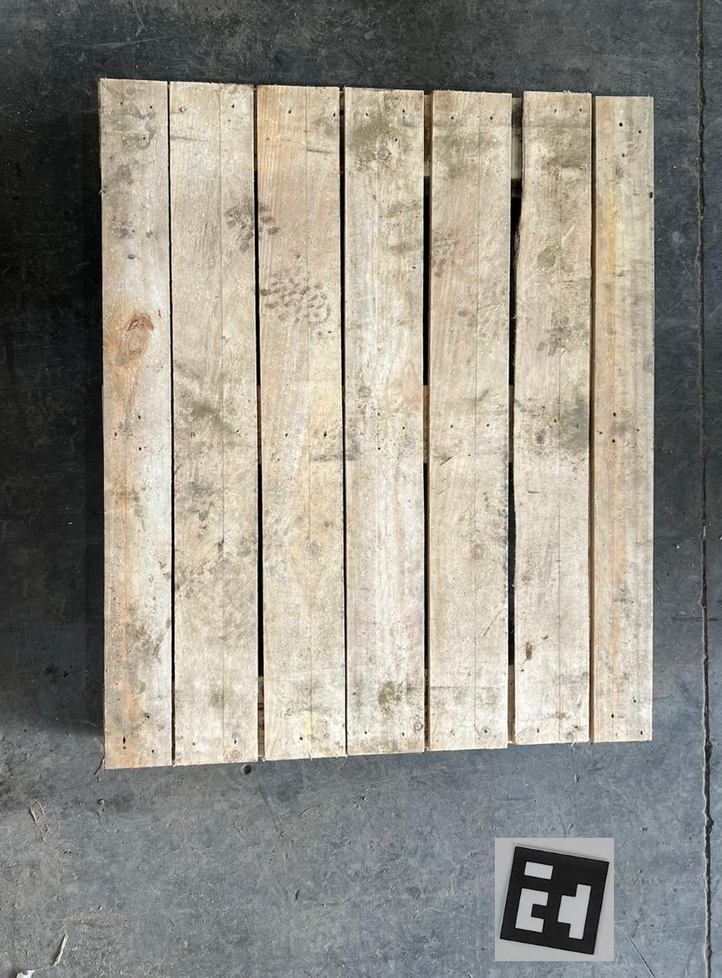
#> input picture SizeModule/arucoPalletTest.png, 722 x 978 px, shrunk from 855 x 1158 before the run
$ python -i object_detector.py   (imports and definitions only)
#> lines starting #> are read from the running program, lines starting #| are printed output that depends on the picture; after the words box and inside, x2 and y2 are one past the last pixel; in counts of white or black regions, pixels touching at a corner belong together
#> further down, picture is the input picture: shape (978, 722, 3); mean B, G, R 135.6, 144.8, 148.2
import cv2

class HomogeneousBgDetector():
    def __init__(self):
        pass

    def detect_objects(self, frame):
        # Convert Image to grayscale
        gray = cv2.cvtColor(frame, cv2.COLOR_BGR2GRAY)
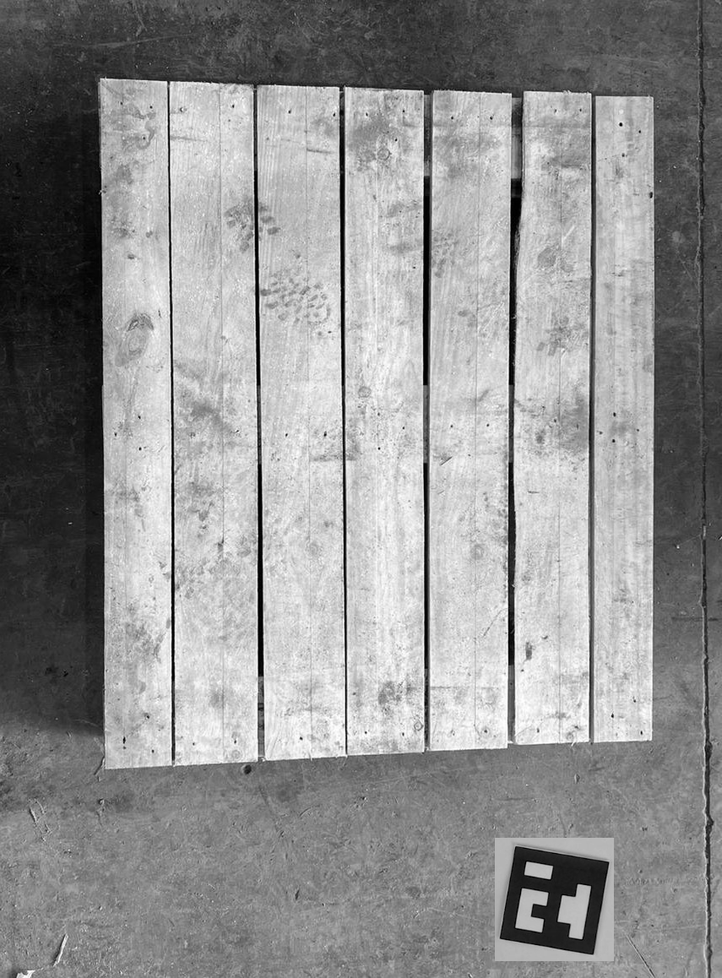
#> gray: shape (978, 722); min 0, max 255, mean 144.8

        # Create a Mask with adaptive threshold
        mask = cv2.adaptiveThreshold(gray, 255, cv2.ADAPTIVE_THRESH_MEAN_C, cv2.THRESH_BINARY_INV, 19, 5)
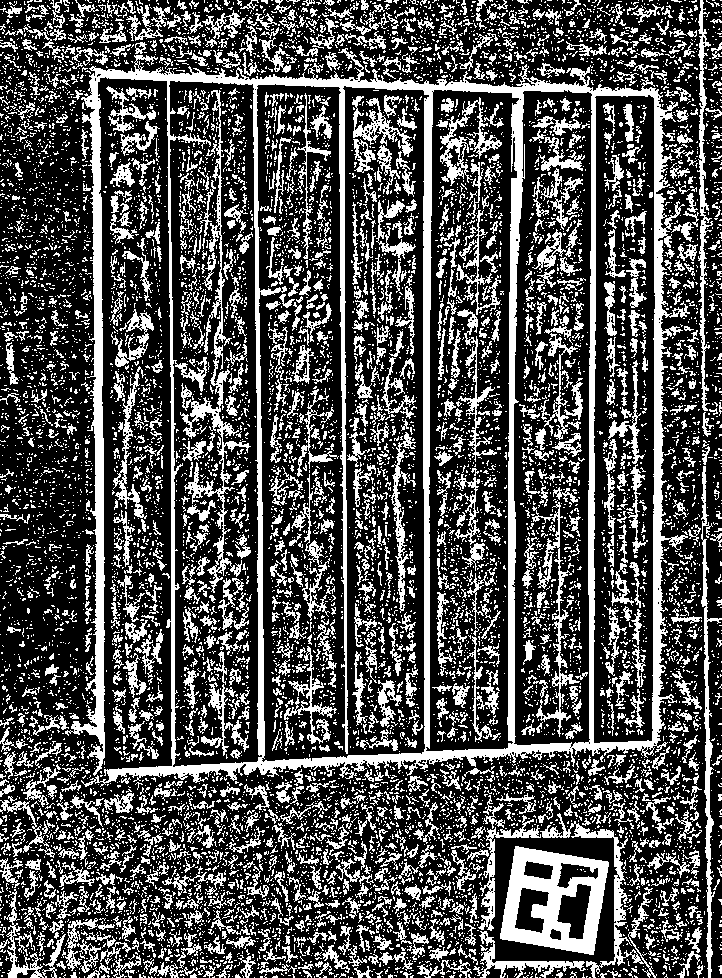
#> mask: shape (978, 722); 31.4% white; 11015 white regions (9524 under 20 px)

        # Find contours
        contours, _ = cv2.findContours(mask, cv2.RETR_EXTERNAL, cv2.CHAIN_APPROX_SIMPLE)
#> contours = 6834 contours, 6318 with area under 20; largest, box (x1, y1, x2, y2) and area: (65, 48, 690, 787) 342152, (500, 846, 609, 955) 8814, (540, 813, 657, 978) 1681, (701, 466, 722, 978) 1614, (697, 0, 713, 411) 1312

        # Initialize variables to track the two largest objects
        largest_areas = [0, 0]
        largest_contours = [None, None]

        for cnt in contours:
            area = cv2.contourArea(cnt)

            # If the current contour is larger than the second largest but smaller than the largest, update the second largest
            if area > largest_areas[1]:
                if area > largest_areas[0]:
                    largest_areas[1] = largest_areas[0]
                    largest_contours[1] = largest_contours[0]
                    largest_areas[0] = area
                    largest_contours[0] = cnt
                else:
                    largest_areas[1] = area
                    largest_contours[1] = cnt
#> this loop made 6834 passes
#> area on passes 141, 144, 155: 55.5, 29, 34.5
#> after the loop, largest_areas = [342152, 8814]; largest_contours = 2 contours; box (x1, y1, x2, y2) and area: (65, 48, 690, 787) 342152, (500, 846, 609, 955) 8814

        # Return the contours of the two largest objects
        return [contour for contour in largest_contours if contour is not None]

>>> import cv2
>>> picture = cv2.imread('arucoPalletTest.png')
>>> result = HomogeneousBgDetector().detect_objects(picture)
#> result has the same summary as largest_contours in detect_objects

$ run again, on SizeModule/P_A4.jpg
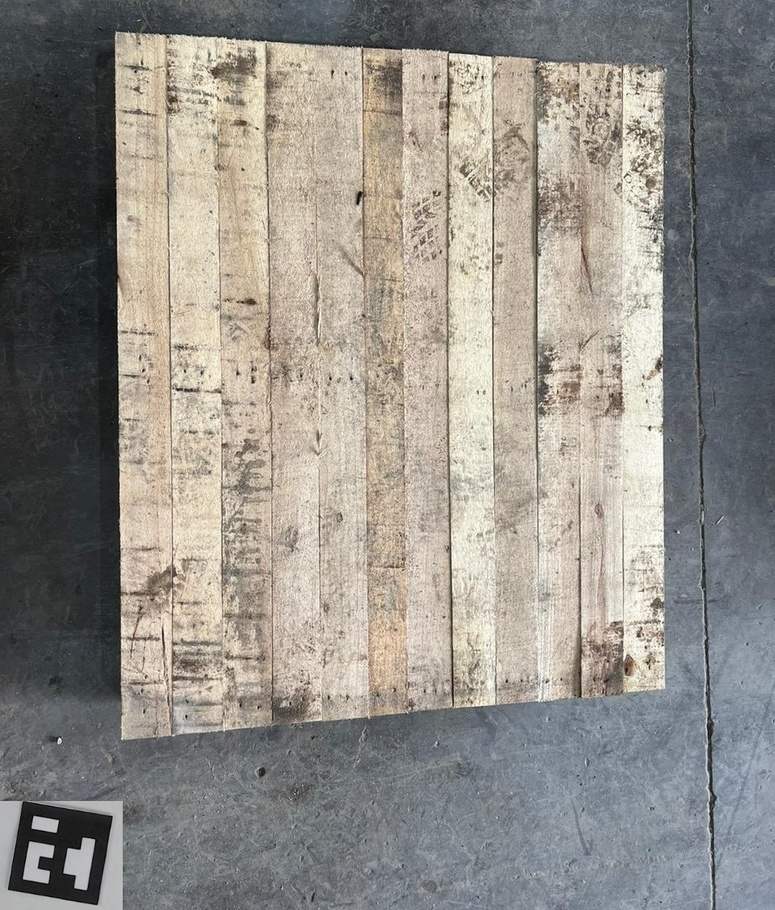
#> input picture SizeModule/P_A4.jpg, 775 x 910 px, shrunk from 960 x 1127 before the run
#> picture is the input picture: shape (910, 775, 3); mean B, G, R 135.7, 142, 145.7
#> in detect_objects, `gray = cv2.cvtColor(frame, cv2.COLOR_BGR2GRAY)`:
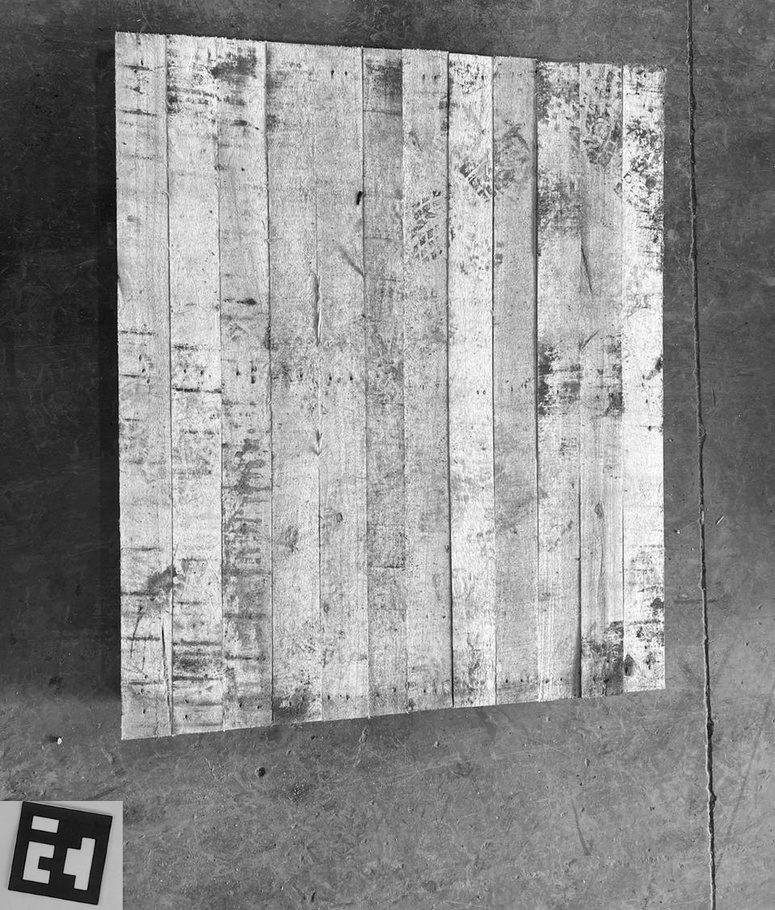
#> gray: shape (910, 775); min 0, max 255, mean 142.4
#> in detect_objects, `mask = cv2.adaptiveThreshold(gray, 255, cv2.ADAPTIVE_THRESH_MEAN_C, cv..`:
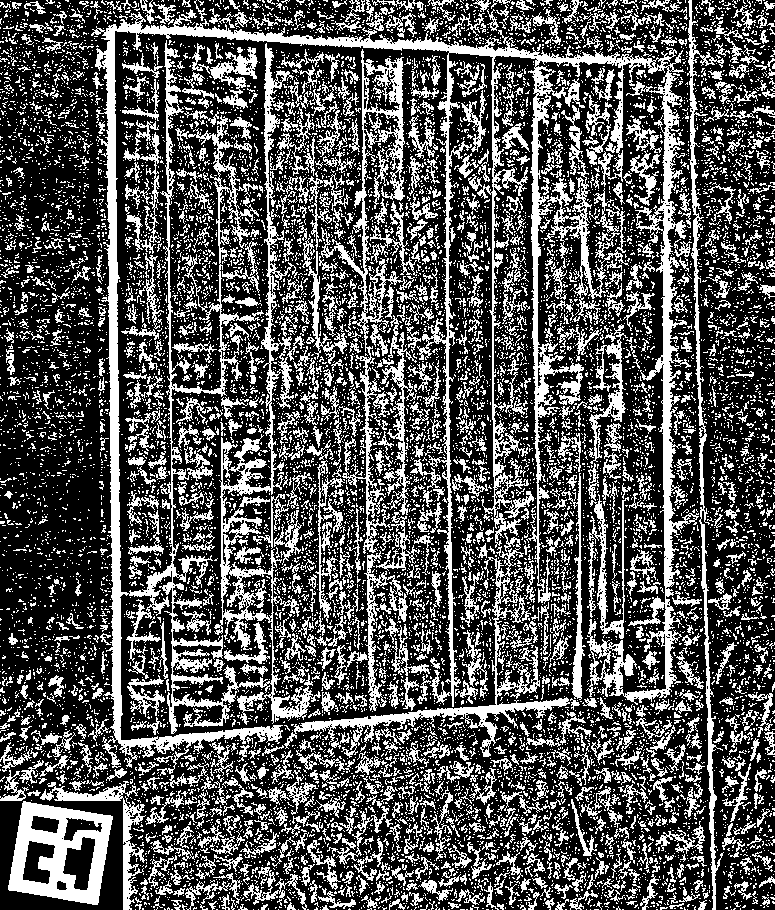
#> mask: shape (910, 775); 33.2% white; 13234 white regions (11815 under 20 px)
#> contours = 13155 contours, 12300 with area under 20; largest, box (x1, y1, x2, y2) and area: (91, 9, 699, 768) 46494, (8, 801, 113, 905) 8076, (321, 49, 415, 554) 6582, (284, 533, 570, 758) 3934, (687, 0, 724, 910) 2848
#> the loop in detect_objects, `for cnt in contours:` made 13155 passes
#> area on passes 129, 135, 153: 24.5, 23, 34
#> after the loop in detect_objects, `for cnt in contours:`: largest_areas = [46494.5, 8076]; largest_contours = 2 contours; box (x1, y1, x2, y2) and area: (91, 9, 699, 768) 46494, (8, 801, 113, 905) 8076
#> result has the same summary as largest_contours in detect_objects
